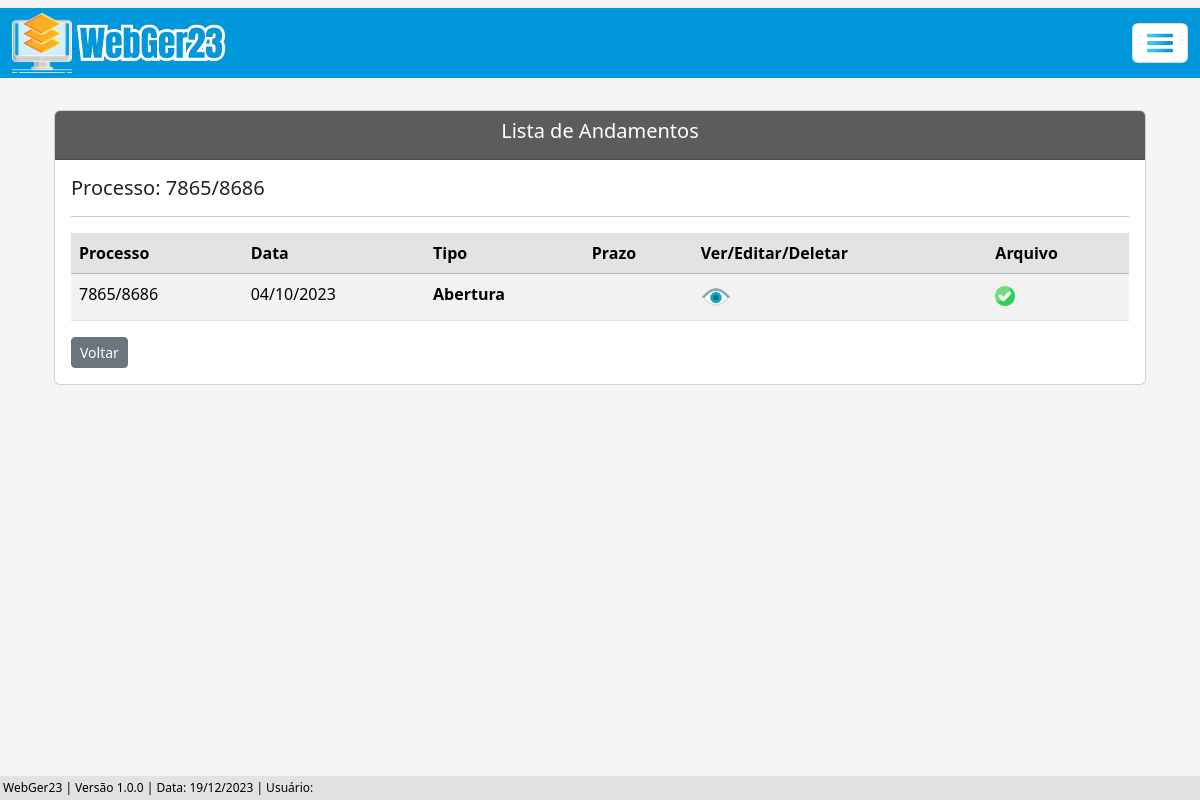
/listar/andamento-adm-editar/1, run on an earlier commit of the app's database.
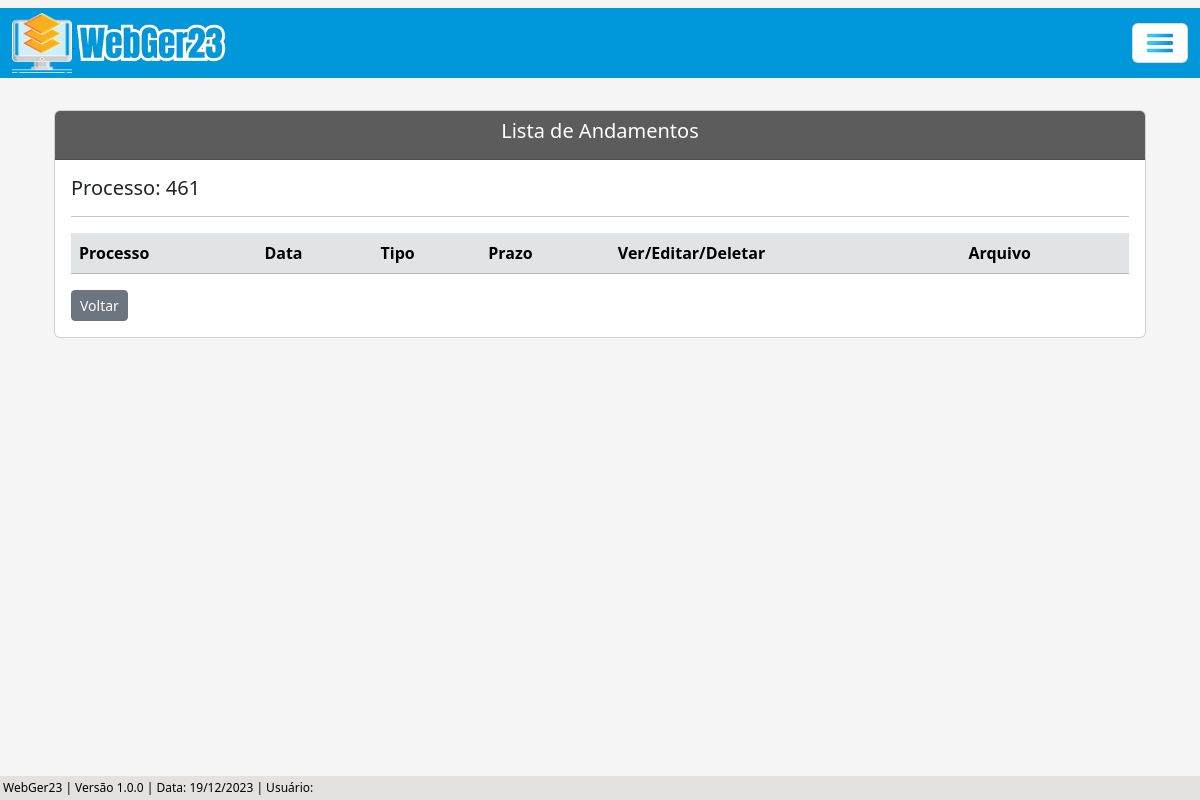
And on a later commit of the database.
### processo/models.py (models this page shows, shortened)
class Base(models.Model): # Classe base, será herdada pelas outras classes - HERANÇA
    data_criacao = models.DateTimeField('data_criação', auto_now_add=True)
    usuario_criador = models.ForeignKey(get_user_model(), verbose_name='Usuário Criador', on_delete=models.SET_NULL, null=True)
    data_alteracao = models.DateTimeField('Alterado', auto_now=True)
    ativo = models.BooleanField('Ativo', default=True) # Ativo: 1 (True), Inativo: 0 (False)
    class Meta:  # Classe abstrata, não será instânciada.
        abstract = True

class ProcessoAdm(Base):
    tipo_pessoas = (
        ('Física', 'Física'), ('Jurídica', 'Jurídica'),
    )
    numero = models.CharField(unique=True, verbose_name='N°', max_length=10) # Número do processo
    municipio = models.CharField(max_length=50, verbose_name='Município') # Município
    uf = models.CharField(max_length=2) # UF
    data_inicial = models.DateField(blank=True, null=True) # Data Inicial do Período do processo
    data_final = models.DateField(blank=True, null=True) # Data final do Período do processo
    data_div_ativa = models.DateField(blank=True, null=True) # Data dívida ativa
    valor_atributo = models.CharField(max_length=14, blank=True, null=True)  # Valor do atributo
    valor_multa = models.CharField(max_length=14, blank=True, null=True) # Valor da multa
    valor_credito = models.CharField(max_length=14, blank=True, null=True) # Valor do crédito
    valor_atualizado = models.CharField(max_length=14, blank=True, null=True) # Valor do atualizado
    data_valor_atualizado = models.DateField(blank=True, null=True) # Data valor atualizado
    nome_contribuinte = models.CharField(max_length=50)  # Nome / Razão Social
    tipo_pessoa = models.CharField(max_length=50, choices=tipo_pessoas) # Física / Jurídica # Utiliza choices(escolhas) para selecionar o tipo de pessoas
    documento = models.CharField(max_length=20, verbose_name='CPF/CNPJ', unique=True) # CPF / CNPJ
    nome_fantasia = models.CharField(max_length=50, blank=True, null=True) # Nome Fantasia
    email = models.EmailField(max_length=50, blank=True, null=True) # E-mail
    endereco = models.CharField(max_length=150) # Rua
    complemento = models.CharField(max_length=50, blank=True, null=True) # Complemento
    municipio_contribuinte = models.CharField(max_length=50, blank=True, null=True) # Município Contribuinte
    uf_contribuinte = models.CharField(max_length=2, verbose_name='UF', blank=True, null=True) # UF Contribuinte
    cep = models.CharField(max_length=10, blank=True, null=True) # CEP
    telefone = models.CharField(max_length=20, blank=True, null=True) # Telefone
    celular = models.CharField(max_length=20, blank=True, null=True) # Celular
    def __str__(self):
        return f'{self.numero}'

class AndamentoAdm(Base):
    situacao = (
        ('Sem Pagamento', 'Sem Pagamento'), ('Com Pagamento', 'Com Pagamento'),
    )
    processo = models.ForeignKey(ProcessoAdm, on_delete=models.CASCADE) # Relacionamento 'One to Many' (um para muitos)
    data_andamento = models.DateField(verbose_name='Data do Andamento')
    tipo_andamento = models.ForeignKey(TipoAndamentoAdm, on_delete=models.SET_NULL, null=True)
    situacao_pagamento = models.CharField(max_length=100, choices=situacao, blank=True, null=True)
    valor_pago = models.CharField(max_length=14, blank=True, null=True)
    data_prazo = models.DateField(blank=True, null=True)
    funcionario = models.CharField(max_length=50, blank=True, null=True)
    data_recebimento = models.DateField(blank=True, null=True)
    complemento = models.CharField(max_length=150, blank=True, null=True)
    arquivo = models.FileField(upload_to='Arquivo/', verbose_name='Arquivo', blank=True)

class TipoAndamentoAdm(Base):
    tipo_andamento = models.CharField(max_length=100, verbose_name='Tipo de Andamento')
    def __str__(self):
        return self.tipo_andamento

### processo/views.py (the view)
# urls.py: path('listar/andamento-adm-editar/<int:pk>', AndamentoAdmListUpdate.as_view(), name='andamento-adm-list-update'),
class AndamentoAdmListUpdate(ListView):
    model = ProcessoAdm
    template_name = 'processos/lists/andamento_adm_list_update.html'
    def get_queryset(self):
        pk_processo = self.kwargs.get('pk') # Pega a pk(primary key) da URL, pk do processo
        processo = ProcessoAdm.objects.get(pk=pk_processo)  # Pega o processo que possui a pk recebida (pk é a primary key do processo)
        andamentos = processo.andamentoadm_set.filter(ativo=True)  # Pega todos os atributos do andamento, somente de andamentos ativos
        return andamentos
    def get_context_data(self, **kwargs):
        processo_pk = self.kwargs.get('pk') # Pega a PK do processo através da URL
        context = super().get_context_data(**kwargs)
        context['dados_processo'] = ProcessoAdm.objects.filter(pk=processo_pk) # Filtra os dados do processo através da pk
        return context

### processo/templates/processos/lists/andamento_adm_list_update.html (shortened to what this page needs)
{% extends 'index.html' %}
{% load static %}
{% block conteudo %}
    <div class="container p-4">
        <div class="card">
            <div class="card-header text-white" style="background-color: #5c5c5c;">
                    <h5 style="text-align: center;">Lista de Andamentos</h5>
            </div>
            <div class="card-body">
                {% for atributo in dados_processo %}
                    <h5>Processo: {{ atributo.numero }}</h5>
                {% endfor %}
                <hr>
                <div class="table-responsive">
                    <table class="table table-striped" id="tabela-listar-andamento">
                        <thead>
                            <tr class="table-secondary">
                                <th>Processo</th>
                                <th>Data</th>
                                <th>Tipo</th>
                                <th>Prazo</th>
                                    <th>Ver/Editar/Deletar</th>
                                <th>Arquivo</th>
                            </tr>
                        </thead>
                        <tbody>
                            {% for andamento in object_list %}
                            <tr>
                                <td>{{ andamento.processo }}</td>
                                <td>{{ andamento.data_andamento|date:"d/m/Y" }}</td>
                                <td><b>{{ andamento.tipo_andamento }}</b></td>
                                {% if andamento.data_prazo == Null %}
                                <td></td>
                                {% else %}
                                <td>{{ andamento.data_prazo|date:"d/m/Y" }}</td>
                                {% endif%}
                                    <td>
                                        <a href="{% url 'andamento-adm-view' andamento.pk %}"><img src="{% static 'img/olho3.png' %}" width="30"></a>
                                    </td>
                                    <td>
                                        {% if andamento.arquivo %}
                                            <a href="{{ andamento.arquivo.url }}" target="blank"><img src="{% static 'img/verificar.png' %}" width="20"></a>
                                        {% endif %}
                                    </td>
                            {% endfor %}
                            </tbody>
                        </table>
                        <a href="{% url 'proc-adm-list' %}" class="btn btn-secondary btn-sm">Voltar</a>
                    </div>
                </div>
            </div>
    </div>
{% endblock %}

What changed in the data, as far as the page shows it:
removed AndamentoAdm: processo "7865/8686", data_andamento "04/10/2023", tipo_andamento "Abertura"
changed ProcessoAdm: numero "7865/8686" → "461"
